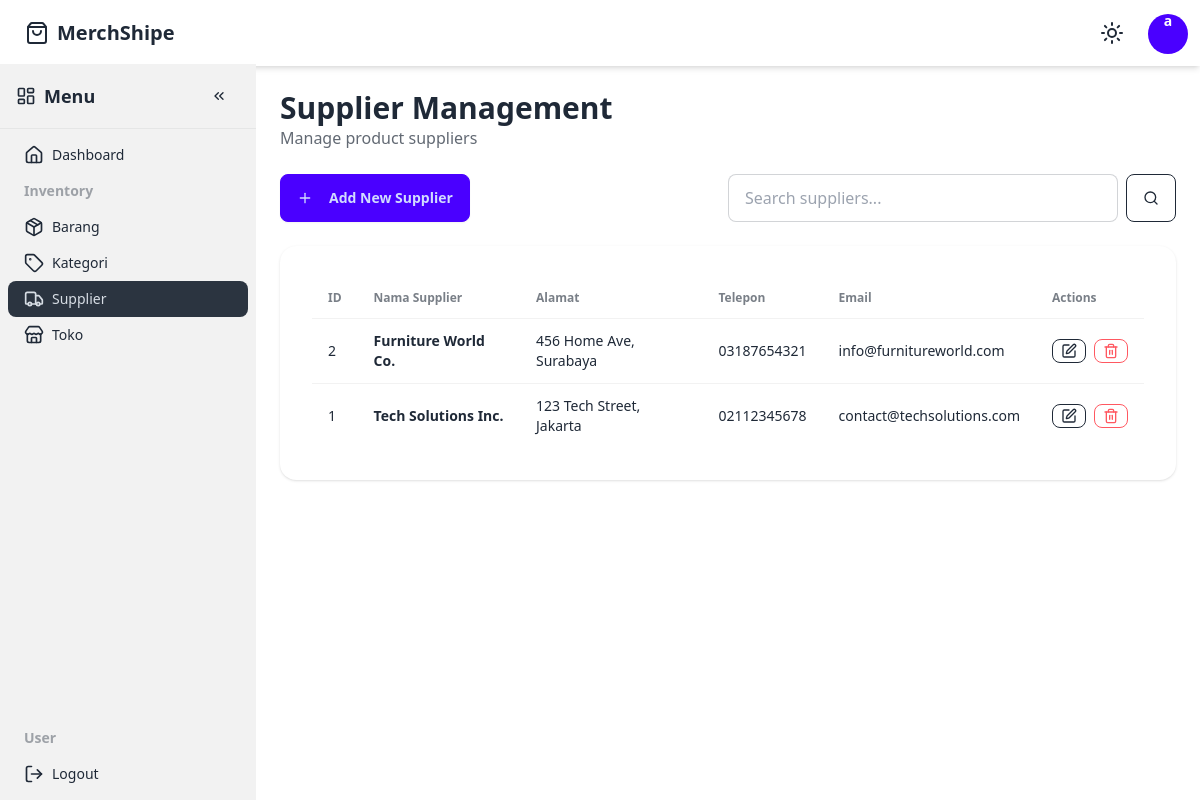
The page /supplier/index.php (signed in) on the database its author committed.
### tables this page shows
CREATE TABLE users (
    id INT AUTO_INCREMENT PRIMARY KEY,
    username VARCHAR(50) NOT NULL UNIQUE,
    email VARCHAR(100) NOT NULL UNIQUE,
    password VARCHAR(255) NOT NULL,
    role ENUM('admin', 'user') DEFAULT 'user',
    created_at TIMESTAMP DEFAULT CURRENT_TIMESTAMP,
    updated_at TIMESTAMP DEFAULT CURRENT_TIMESTAMP ON UPDATE CURRENT_TIMESTAMP
);

CREATE TABLE supplier (
    id INT AUTO_INCREMENT PRIMARY KEY,
    nama_supplier VARCHAR(100) NOT NULL,
    alamat TEXT,
    telepon VARCHAR(20),
    email VARCHAR(100),
    created_at TIMESTAMP DEFAULT CURRENT_TIMESTAMP,
    updated_at TIMESTAMP DEFAULT CURRENT_TIMESTAMP ON UPDATE CURRENT_TIMESTAMP
);

### config/database.php (called while the page is built, shortened)
<?php
function getDBConnection() {
    try {
        $pdo = new PDO(
            "mysql:host=" . DB_HOST . ";dbname=" . DB_NAME . ";charset=utf8mb4",
            DB_USER,
            DB_PASS,
            [
                PDO::ATTR_ERRMODE => PDO::ERRMODE_EXCEPTION,
                PDO::ATTR_DEFAULT_FETCH_MODE => PDO::FETCH_ASSOC,
                PDO::ATTR_EMULATE_PREPARES => false,
            ]
        );
        return $pdo;
    } catch (PDOException $e) {
        die("Connection failed: " . $e->getMessage());
    }
}
function e($string) {
    return htmlspecialchars($string, ENT_QUOTES, 'UTF-8');
}
function isLoggedIn() {
    return isset($_SESSION['user_id']) && !empty($_SESSION['user_id']);
}
function getCurrentUser() {
    if (isLoggedIn()) {
        $pdo = getDBConnection();
        $stmt = $pdo->prepare("SELECT id, username, email, role FROM users WHERE id = ?");
        $stmt->execute([$_SESSION['user_id']]);
        return $stmt->fetch();
    }
    return null;
}
function hasRole($role) {
    $user = getCurrentUser();
    return $user && $user['role'] === $role;
}

### supplier/index.php (the view, shortened to what this page needs)
<?php
require_once '../config/database.php';
include '../views/header.php';
include '../views/topnav.php';
include '../views/sidebar.php';
$search = $_GET['search'] ?? '';
$pdo = getDBConnection();
$query = "SELECT * FROM supplier WHERE 1=1";
$params = [];
$query .= " ORDER BY nama_supplier ASC";
$stmt = $pdo->prepare($query);
$stmt->execute($params);
$suppliers = $stmt->fetchAll();
?>
<div class="content p-6">
    <div class="mb-6">
        <h1 class="text-3xl font-bold">Supplier Management</h1>
        <p class="text-base-content/70">Manage product suppliers</p>
    </div>
    <div class="flex flex-col md:flex-row justify-between items-start md:items-center gap-4 mb-6">
        <?php if (hasRole('admin')): ?>
        <a href="add.php" class="btn btn-primary">
            <i data-lucide="plus" class="w-4 h-4 mr-2"></i> Add New Supplier
        </a>
        <?php endif; ?>
        <form method="GET" class="flex-1 max-w-md">
            <div class="flex gap-2">
                <input
                    type="text"
                    name="search"
                    placeholder="Search suppliers..."
                    class="input input-bordered flex-1"
                    value="<?php echo e($search); ?>"
                />
                <button type="submit" class="btn btn-outline">
                    <i data-lucide="search" class="w-4 h-4"></i>
                </button>
            </div>
        </form>
    </div>
    <div class="card bg-base-100 shadow">
        <div class="card-body">
            <?php if (empty($suppliers)): ?>
                <div class="text-center py-10">
                    <i data-lucide="truck" class="w-16 h-16 mx-auto text-base-content/30"></i>
                    <h3 class="text-xl font-semibold mt-4">No suppliers found</h3>
                    <p class="text-base-content/70 mt-2">Create your first supplier to get started</p>
                    <a href="add.php" class="btn btn-primary mt-4">Add Supplier</a>
                </div>
            <?php else: ?>
                <div class="overflow-x-auto">
                    <table class="table">
                        <thead>
                            <tr>
                                <th>ID</th>
                                <th>Nama Supplier</th>
                                <th>Alamat</th>
                                <th>Telepon</th>
                                <th>Email</th>
                                <th>Actions</th>
                            </tr>
                        </thead>
                        <tbody>
                            <?php foreach ($suppliers as $supplier): ?>
                            <tr>
                                <td><?php echo e($supplier['id']); ?></td>
                                <td class="font-semibold"><?php echo e($supplier['nama_supplier']); ?></td>
                                <td class="max-w-xs"><?php echo strlen($supplier['alamat']) > 30 ? substr(e($supplier['alamat']), 0, 30) . '...' : e($supplier['alamat']); ?></td>
                                <td><?php echo e($supplier['telepon']); ?></td>
                                <td><?php echo e($supplier['email']); ?></td>
                                <td>
                                    <?php if (hasRole('admin')): ?>
                                    <div class="flex gap-2">
                                        <a
                                            href="edit.php?id=<?php echo e($supplier['id']); ?>"
                                            class="btn btn-xs btn-outline"
                                            title="Edit"
                                        >
                                            <i data-lucide="edit" class="w-4 h-4"></i>
                                        </a>
                                        <button
                                            type="button"
                                            class="btn btn-xs btn-outline btn-error delete-btn"
                                            title="Delete"
                                            data-id="<?php echo e($supplier['id']); ?>"
                                            data-name="<?php echo e(addslashes($supplier['nama_supplier'])); ?>"
                                        >
                                            <i data-lucide="trash-2" class="w-4 h-4"></i>
                                        </button>
                                    </div>
                                    <?php else: ?>
                                    <span class="text-sm text-base-content/70">Read-only</span>
                                    <?php endif; ?>
                                </td>
                            </tr>
                            <?php endforeach; ?>
                        </tbody>
                    </table>
                </div>
            <?php endif; ?>
        </div>
    </div>
</div>
<?php include '../views/footer.php'; ?>

### views/topnav.php (shortened to what this page needs)
<?php
require_once '../config/database.php';
$user = getCurrentUser();
?>
<div class="navbar bg-base-100 shadow-md z-10">
    <div class="flex-1">
        <a href="../" class="btn btn-ghost text-xl flex items-center gap-2">
            <i data-lucide="shopping-bag" class="w-6 h-6"></i>
            <span>MerchShipe</span>
        </a>
    </div>
    <div class="flex-none gap-2">
        <?php if (isLoggedIn()): ?>
            <div class="dropdown dropdown-end">
                <div tabindex="0" role="button" class="btn btn-ghost btn-circle">
                    <i data-lucide="sun" class="w-6 h-6 theme-icon"></i>
                </div>
            </div>
            <div class="dropdown dropdown-end">
                <div tabindex="0" role="button" class="btn btn-ghost btn-circle avatar">
                    <div class="w-10 rounded-full bg-primary text-white flex items-center justify-center">
                        <span class="font-bold"><?php echo substr(e($user['username']), 0, 1); ?></span>
                    </div>
                </div>
            </div>
        <?php endif; ?>
    </div>
</div>

### views/header.php (style rules this page uses)
.content { margin-left: 16rem; transition: margin-left 0.4s cubic-bezier(0.4, 0, 0.2, 1); }
.content { overflow-x: hidden; }

### rows shown on the page
users: username "a"
supplier: id "2", nama_supplier "Furniture World Co.", alamat "456 Home Ave, Surabaya", telepon "03187654321", email "info@furnitureworld.com"
supplier: id "1", nama_supplier "Tech Solutions Inc.", alamat "123 Tech Street, Jakarta", telepon "02112345678", email "contact@techsolutions.com"
